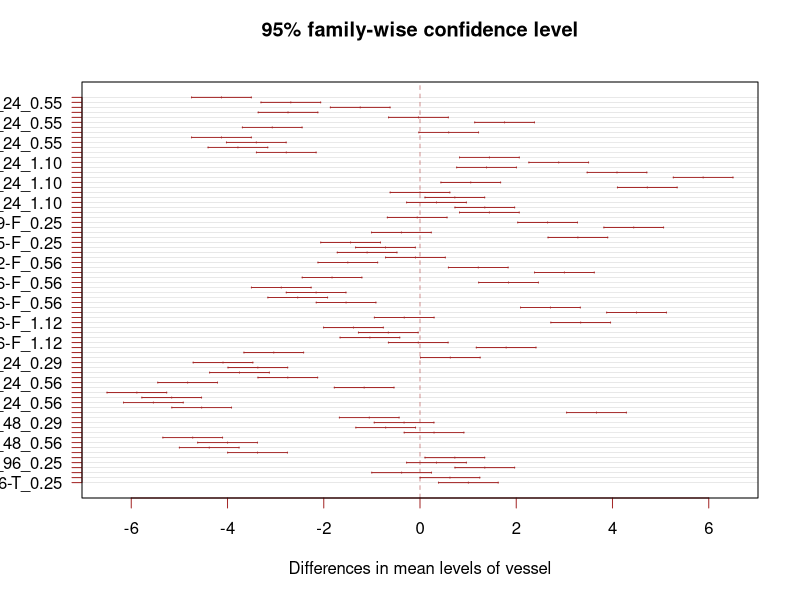
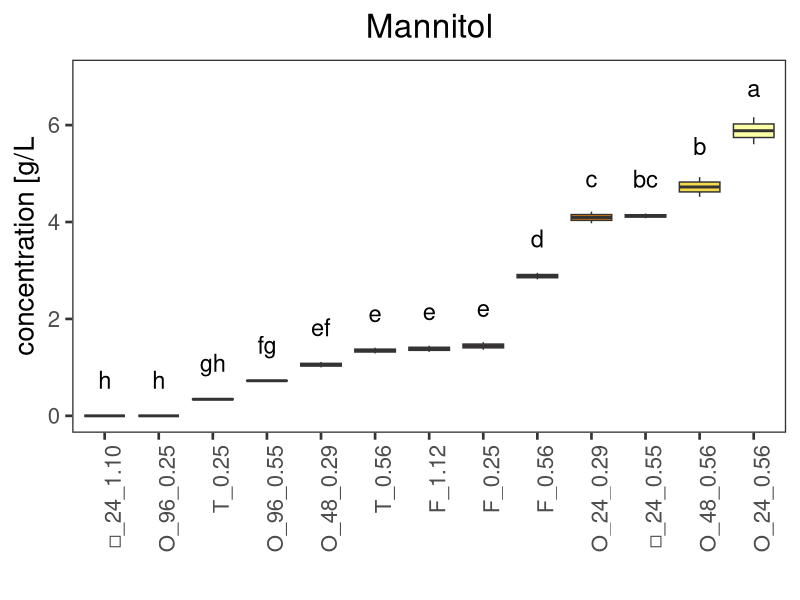
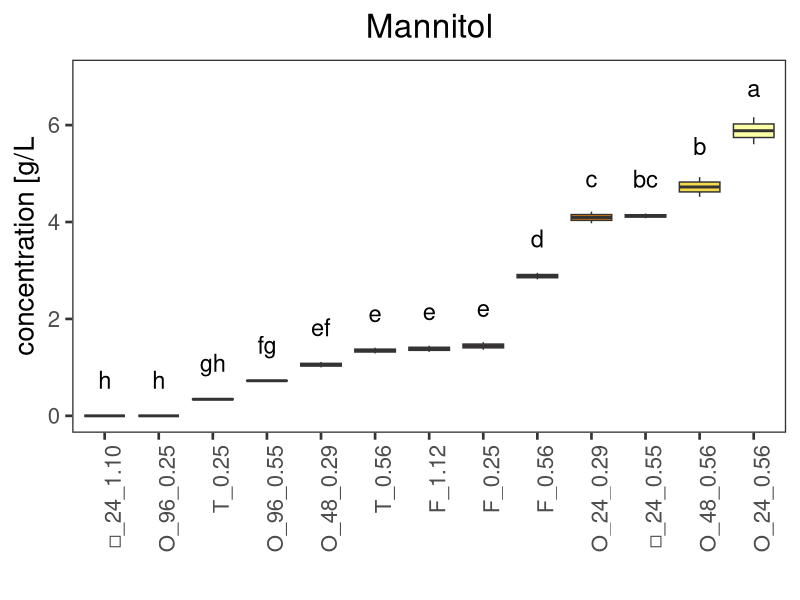

Recreate these plots in R, in order.
# library

library('viridis')
library('ggplot2')
library('multcompView')
library('dplyr')

# Create data
data <- data.frame(
  vessel = c("O_96_0.25",	"O_96_0.25",	"O_96_0.55",	"O_96_0.55",	"O_48_0.29",	"O_48_0.29",	"O_48_0.56",	"O_48_0.56",	"O_24_0.29",	"O_24_0.29",	"O_24_0.56",	"O_24_0.56",	"□_24_0.55",	"□_24_0.55",	"□_24_1.10",	"□_24_1.10",	"T_0.25",	"T_0.25",	"T_0.56",	"T_0.56",	"F_0.25",	"F_0.25",	"F_0.56",	"F_0.56",	"F_1.12",	"F_1.12"),
  man = c(0,	0,	0.728872840728205,	0.71936840346914,	0.999500632001313,	1.1108408145763,	4.92683346550735,	4.51883654458295,	4.21288230754655,	3.97425796241714,	5.60380921127946,	6.16317883978955,	4.0773173654659,	4.17461086077335,	0,	0,	0.358907854978449,	0.326203641144429,	1.40573902268395,	1.28779353993668,	1.36389294449668,	1.51979626394819,	2.94977774438496,	2.81641674974548,	1.31970381207437,	1.44685182901915))

# What is the effect of the treatment on the value ?
anova <- aov(man ~ vessel, data = data)
summary(anova)

# Tukey test to study each pair of treatment :
tukey <- TukeyHSD(x = anova, 'vessel', conf.level = 0.95)
print(tukey)

# Tuckey test representation :
plot(tukey , las = 1, col = "brown")

# compact letter display
cld <- multcompLetters4(anova, tukey)
print(cld)

# table with factors and 3rd quantile
Tk <- group_by(data, vessel) %>%
  summarise(mean=mean(man), quant = quantile(man, probs = 0.75)) %>%
  arrange(desc(mean))

# extracting the compact letter display and adding to the Tk table
cld <- as.data.frame.list(cld$vessel)
Tk$cld <- cld$Letters

print(Tk)

# Create a vector named "new_order" containing the desired order
new_order <- with(data, reorder(vessel, man, median, na.rm = TRUE))

# boxplot

ggplot(data, aes(x = new_order, man)) + 
  geom_boxplot(aes(fill = factor(..middle..)), show.legend = FALSE) +
  labs(x = "", y = "concentration [g/L") +
  ylim(0,7) +
  ggtitle('Mannitol') +
  theme_bw(base_size = 20) + 
  theme(panel.grid.major = element_blank(), panel.grid.minor = element_blank(),
        axis.text.x = element_text(angle = 90, hjust = 1),
        plot.title = element_text(hjust = 0.5)) +  # Rotate x-axis labels
  geom_text(data = Tk, aes(x = vessel, y = quant, label = cld), size = 6, vjust = -1.5, hjust = 0.5) +
  scale_fill_viridis_d(option='inferno')


# saving the final figure
ggsave("boxplot_man.png", width = 7, height = 7, dpi = 1000)
